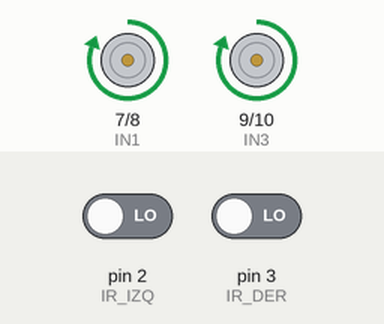
A sketch run on a simulated Arduino Uno, built with avr-gcc and run on an emulated ATmega328P. On the bench: motor-driver pin pairs drawn as motors (green arrow = first pin HIGH = forward, orange = second pin HIGH = backward, longer = more drive, scaled by the enable pin). The test bench sets the inputs (shaded band); at power-on: pin 2 (IR_IZQ) LOW, pin 3 (IR_DER) LOW. What the sketch prints to the serial monitor is not drawn.

Above: at 1.2 s.
1.3 s: pin 2 (IR_IZQ) driven HIGH
At 2.5 s:
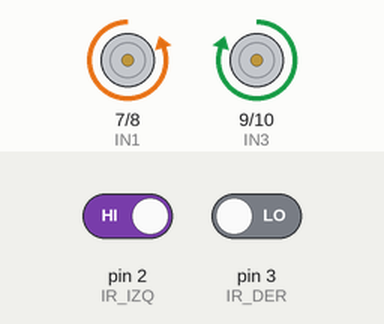
2.8 s: pin 2 (IR_IZQ) driven LOW
At 4.2 s:
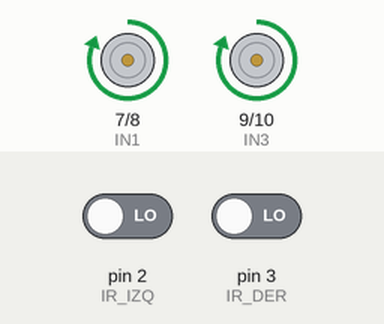
4.5 s: pin 3 (IR_DER) driven HIGH
At 5.0 s:
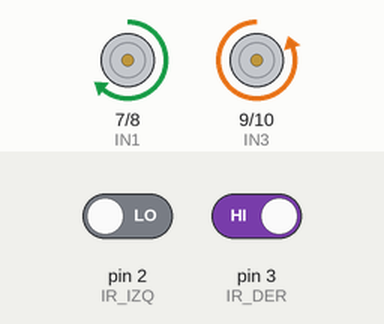
6.0 s: pin 3 (IR_DER) driven LOW
At 6.6 s:
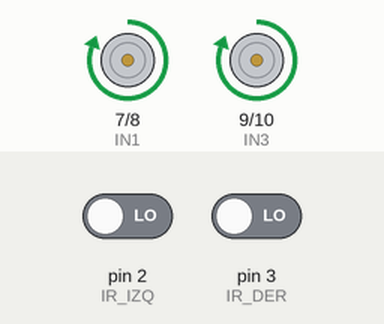
Timing chart, 0 to 8.7 s (numbered marks = the images above; inputs shaded):
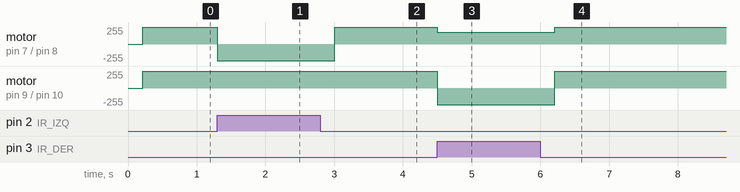

The sketch:

seguidorvelocidad.ino
```cpp
// Seguidor de velocidad para competencia: tres vueltas contra el reloj.
// Idea de los robots de competencia: VELOCIDAD ADAPTATIVA.
//  - Mientras la línea sigue entre los sensores (una recta), acelera poco a
//    poco desde BASE hasta RAPIDO.
//  - Cuando un sensor toca la línea (empieza una curva), corrige girando y
//    vuelve a BASE: llegar rápido a la curva hace que el robot se pase.
// Prueba a cambiar BASE, RAPIDO, GIRO y ACELERA: ¿cuál es tu mejor vuelta sin salirte?

const int IR_IZQ = 2;   // HIGH = ve la línea negra
const int IR_DER = 3;

const int ENA = 5, IN1 = 7, IN2 = 8;   // motores del lado izquierdo
const int ENB = 6, IN3 = 9, IN4 = 10;   // motores del lado derecho

// Velocidad de cada lado: de -255 (atrás) a 255 (adelante)
void motores(int izq, int der) {
  izq = constrain(izq, -255, 255);
  der = constrain(der, -255, 255);
  digitalWrite(IN1, izq >= 0 ? HIGH : LOW);
  digitalWrite(IN2, izq >= 0 ? LOW : HIGH);
  analogWrite(ENA, abs(izq));
  digitalWrite(IN3, der >= 0 ? HIGH : LOW);
  digitalWrite(IN4, der >= 0 ? LOW : HIGH);
  analogWrite(ENB, abs(der));
}

const int BASE = 150;      // velocidad al salir de una curva (0 a 255)
const int RAPIDO = 255;    // velocidad máxima en las rectas
const int GIRO = 180;      // fuerza de la corrección
const int ACELERA = 2;     // cada cuántos ms sube 1 la velocidad en la recta

unsigned long ultimaCorreccion = 0;

void setup() {
  pinMode(IR_IZQ, INPUT);
  pinMode(IR_DER, INPUT);
  pinMode(ENA, OUTPUT); pinMode(IN1, OUTPUT); pinMode(IN2, OUTPUT);
  pinMode(ENB, OUTPUT); pinMode(IN3, OUTPUT); pinMode(IN4, OUTPUT);
  Serial.begin(9600);
  Serial.println("Seguidor de velocidad listo");
}

void loop() {
  bool izq = digitalRead(IR_IZQ) == HIGH;
  bool der = digitalRead(IR_DER) == HIGH;

  if (izq && !der) {
    motores(-GIRO / 2, GIRO);        // la línea se fue a la izquierda
    ultimaCorreccion = millis();
  } else if (der && !izq) {
    motores(GIRO, -GIRO / 2);        // la línea se fue a la derecha
    ultimaCorreccion = millis();
  } else {
    // Recta (o cruce): cuanto más dura sin corregir, más rápido.
    int v = constrain(BASE + (millis() - ultimaCorreccion) / ACELERA, BASE, RAPIDO);
    motores(v, v);
  }
}
```

Measured:
- after the input at 1.3 s, motor on pin 7 (IN1) / pin 8 (IN2): forward 255/255 → backward 254/255 at once; motor on pin 9 (IN3) / pin 10 (IN4): forward 255/255 → forward 254/255 at once
- after the input at 2.8 s, motor on pin 7 (IN1) / pin 8 (IN2): backward 254/255 → forward 255/255 after 0.21 s; motor on pin 9 (IN3) / pin 10 (IN4): forward 254/255 → forward 255/255 after 0.21 s
- after the input at 4.5 s, motor on pin 7 (IN1) / pin 8 (IN2): forward 255/255 → forward 180/255 at once; motor on pin 9 (IN3) / pin 10 (IN4): forward 255/255 → backward 254/255 at once
- after the input at 6.0 s, motor on pin 7 (IN1) / pin 8 (IN2): forward 180/255 → forward 255/255 after 0.21 s; motor on pin 9 (IN3) / pin 10 (IN4): backward 254/255 → forward 255/255 after 0.21 s
